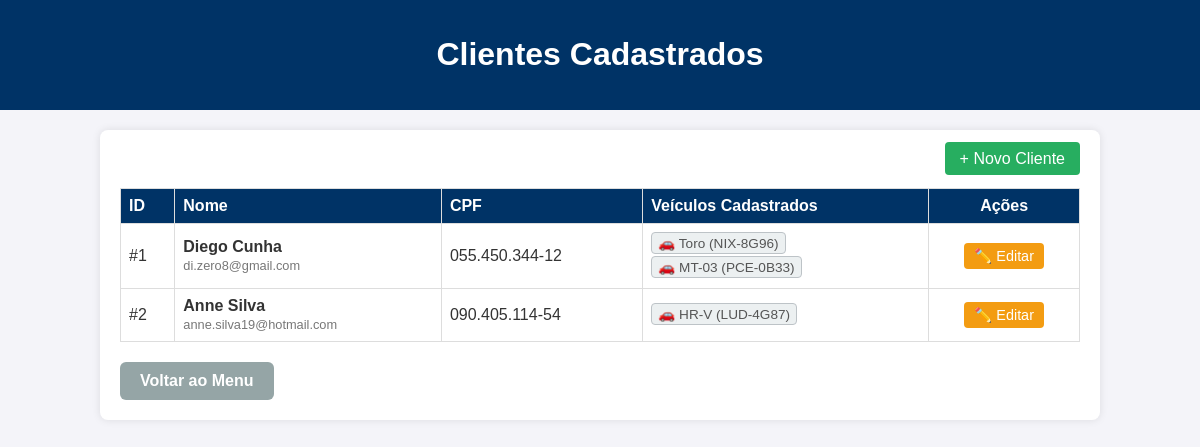
Screenshot of /clientes with the database file from the repository.
### tables this page shows
CREATE TABLE usuarios (
                id INTEGER PRIMARY KEY AUTOINCREMENT,
                nome TEXT NOT NULL,
                email TEXT NOT NULL,
                cpf TEXT UNIQUE
            );

### app.py (the view)
@app.route("/clientes")
def listar_clientes():
    raw_clientes = db.get_all("usuarios")
    lista_clientes = []
    for c in raw_clientes:
        if isinstance(c, dict):
            c_id, nome, email, cpf = c['id'], c['nome'], c['email'], c['cpf']
        else:
            c_id, nome, email, cpf = c[0], c[1], c[2], c[3]
        veiculos_desc = []
        if hasattr(db, 'cursor'):
            veiculos_raw = db.cursor.execute(
                "SELECT modelo, placa FROM veiculos WHERE cliente_id = ?",
                (c_id,)
            ).fetchall()
            for v in veiculos_raw:
                veiculos_desc.append(f"{v[0]} ({v[1]})")
        lista_clientes.append({
            'id': c_id, 'nome': nome, 'email': email, 'cpf': cpf, 'veiculos': veiculos_desc
        })
    return render_template("clientes.html", clientes=lista_clientes)

### database/adapters/sqlite_adapter.py (called while the page is built)
    def get_all(self, table):
        self.cursor.execute(f"SELECT * FROM {table}")
        return self.cursor.fetchall()

### templates/clientes.html (shortened to what this page needs)
<!DOCTYPE html>
<html lang="pt-br">
<head>
    <link rel="stylesheet" href="{{ url_for('static', filename='css/style.css') }}">
</head>
<body>
    <header><h1>Clientes Cadastrados</h1></header>
    <div class="container">
        <div style="text-align: right;">
            <a href="{{ url_for('cadastro_usuario') }}" style="background: #27ae60; color: white; padding: 8px 15px; text-decoration: none; border-radius: 4px;">+ Novo Cliente</a>
        </div>
        <table>
            <thead>
                <tr>
                    <th>ID</th>
                    <th>Nome</th>
                    <th>CPF</th>
                    <th>Veículos Cadastrados</th> <th style="text-align: center;">Ações</th>
                </tr>
            </thead>
            <tbody>
                {% for cliente in clientes %}
                <tr>
                    <td>#{{ cliente.id }}</td>
                    <td>
                        <strong>{{ cliente.nome }}</strong><br>
                        <span style="font-size: 0.8em; color: #777;">{{ cliente.email }}</span>
                    </td>
                    <td>{{ cliente.cpf }}</td>
                    <td>
                        {% for carro in cliente.veiculos %}
                            <span class="tag-carro">🚗 {{ carro }}</span><br>
                        {% else %}
                            <span style="color: #999; font-size: 0.9em;">- Nenhum veículo -</span>
                        {% endfor %}
                    </td>
                    <td style="text-align: center;">
                        <a href="{{ url_for('editar_usuario', user_id=cliente.id) }}" class="btn-editar">✏️ Editar</a>
                    </td>
                </tr>
                {% else %}
                <tr>
                    <td colspan="5" style="text-align: center;">Nenhum cliente cadastrado.</td>
                </tr>
                {% endfor %}
            </tbody>
        </table>
        <a href="/landing" class="btn-voltar">Voltar ao Menu</a>
    </div>
</body>
</html>

### static/css/style.css (style rules this page uses)
body { font-family: Arial, sans-serif; margin: 0; padding: 0; background: #f4f4f9; color: #333; }
header { background: #003366; color: white; padding: 15px; text-align: center; }
.container { width: 80%; margin: auto; margin-top: 20px; padding: 20px; background: white; border-radius: 8px; box-shadow: 0 0 8px rgba(0,0,0,0.1); }
table { width: 100%; border-collapse: collapse; margin-top: 20px; }
table th, table td { border: 1px solid #ddd; padding: 8px; text-align: left; }
table th { background: #003366; color: white; }
.btn-voltar { display: inline-block; background-color: #95a5a6; color: white; padding: 10px 20px; text-decoration: none; border-radius: 6px; font-weight: bold; margin-top: 20px; transition: background-color 0.3s; border: none; cursor: pointer; }

### templates/clientes.html (style rules this page uses)
table { width: 100%; border-collapse: collapse; margin-top: 20px; background: white; }
th, td { padding: 12px; border-bottom: 1px solid #ddd; text-align: left; }
th { background-color: #f8f9fa; color: #333; }
.btn-editar { background-color: #f39c12; color: white; text-decoration: none; padding: 5px 10px; border-radius: 4px; font-size: 0.9em; }
.tag-carro { background: #ecf0f1; padding: 2px 6px; border-radius: 4px; font-size: 0.85em; color: #555; display: inline-block; margin-right: 5px; margin-bottom: 2px; border: 1px solid #bdc3c7; }

### rows the page displays
usuarios: id "1", nome "Diego Cunha", email "di.zero8@gmail.com", cpf "055.450.344-12", veiculos "Toro (NIX-8G96)" "MT-03 (PCE-0B33)"
usuarios: id "2", nome "Anne Silva", email "anne.silva19@hotmail.com", cpf "090.405.114-54", veiculos "HR-V (LUD-4G87)"
